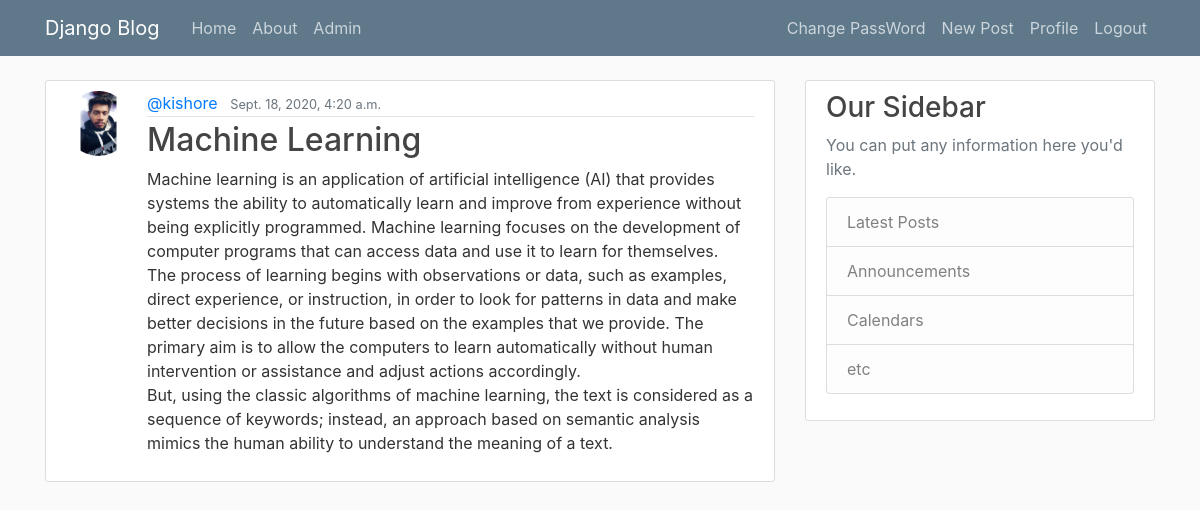
Page /post/12/ (signed in) on the committed database.
### Blog/models.py (models this page shows, shortened)
class Post(models.Model):
    title = models.CharField(max_length = 300)
    content = models.TextField(max_length = 1000)
    date_posted = models.DateTimeField(default = timezone.now)
    author = models.ForeignKey(User, on_delete = models.CASCADE)

### User/models.py (models this page shows, shortened)
class Profile(models.Model):
    user = models.OneToOneField(User, on_delete = models.CASCADE)
    image = models.ImageField(default = 'default.pg', upload_to = 'profile_pics')
    bio = models.CharField(max_length = 200, default = "This Is My Bio")

### Blog/views.py (the view)
# urls.py: path('post/<int:pk>/', PostDetailView.as_view(), name= "post-details"),
class PostDetailView(DetailView):
    model = Post

### templates/Blog/Post_Detail.html (shortened to what this page needs)
{% extends "blog/base.html" %}
{% block content %}
        <article class="media content-section">
        <img class = "rounded-circle article-img" src = "{{object.author.profile.image.url}}">
          <div class="media-body">
            <div class="article-metadata">
              <a class="mr-2" href="{%url 'user-post' object.author.username%}">{{ object.author }}</a>
              <small class="text-muted">{{ object.date_posted }}</small>
            </div>
            <h2 class="article-title">{{ object.title }}</h2>
            <p class="article-content">{{ object.content }}</p>
          </div>
        </article>
{% endblock content %}

### static/Blog/main.css (style rules this page uses)
body { background: #fafafa; color: #333333; margin-top: 5rem; }
h1, h2, h3, h4, h5, h6 { color: #444444; }
.content-section { background: #ffffff; padding: 10px 20px; border: 1px solid #dddddd; border-radius: 3px; margin-bottom: 20px; }
.article-title { color: #444444; }
.article-content { white-space: pre-line; }
.article-img { height: 65px; width: 65px; margin-right: 16px; }
.article-metadata { padding-bottom: 1px; margin-bottom: 4px; border-bottom: 1px solid #e3e3e3 }

### rows in the picture
Post: author.profile.image (picture), author "@kishore", date_posted "Sept. 18, 2020, 4:20 a.m.", title "Machine Learning", content "Machine learning is an application of artificial intelligence (AI) that provides systems the ability to automatically learn and improve from experience without being explicitly programmed. Machine learning focuses on the development of computer programs that can access data and use it to learn for themselves. The process of learning begins with observations or data, such as examples, direct experience, or instruction, in order to look for patterns in data and make better decisions in the future based on the examples that we provide. The primary aim is to allow the computers to learn automatically without human intervention or assistance and adjust actions accordingly. But, using the classic…"
